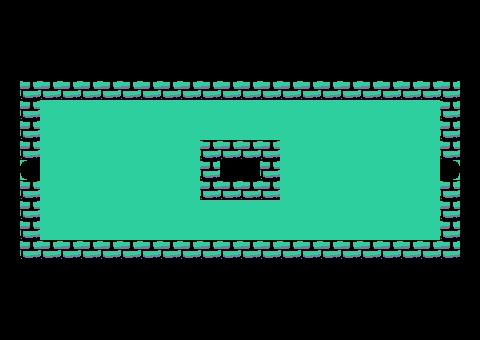

Below is a game level as drawn by its tile map, then a one-line description and the .tmx that defines it (tile-layer data replaced by summaries):
An orthogonal 24x17 tile map with 20x20 px tiles, 1 tile layer (Tiles) and 9 objects (8x SOLID, Teleport).

<map version="1.0" orientation="orthogonal" renderorder="right-down" width="24" height="17" tilewidth="20" tileheight="20" backgroundcolor="#2dcf9e" nextobjectid="162">
 <tileset firstgid="1" name="tileset_a" tilewidth="20" tileheight="20" tilecount="600" columns="20">
  <image source="../scenery/tileset_a.png" trans="ff00ff" width="400" height="600" />
 </tileset>
 <layer name="Tiles" width="24" height="17">
  <properties>
   <property name="tileset" value="tileset_a" />
  </properties>
  <data>[408 cells, 280 non-empty, 4 distinct tile ids]</data>
 </layer>
 <objectgroup name="Solids">
  <object id="136" type="SOLID" x="20" y="80" width="20" height="80" />
  <object id="143" type="SOLID" x="40" y="80" width="400" height="20" />
  <object id="144" type="SOLID" x="440" y="80" width="20" height="80" />
  <object id="154" type="SOLID" x="20" y="240" width="420" height="20" />
  <object id="157" type="SOLID" x="440" y="180" width="20" height="80" />
  <object id="158" type="SOLID" x="200" y="140" width="80" height="60" />
  <object id="161" type="SOLID" x="20" y="180" width="20" height="60" />
 </objectgroup>
 <objectgroup name="Actors" visible="0">
  <object id="155" name="Spawn" type="Teleport" x="60" y="160" width="20" height="20">
   <properties>
    <property name="dir" value="down" />
   </properties>
  </object>
  <object id="156" type="SOLID" x="20" y="180" width="20" height="60" />
 </objectgroup>
</map>
